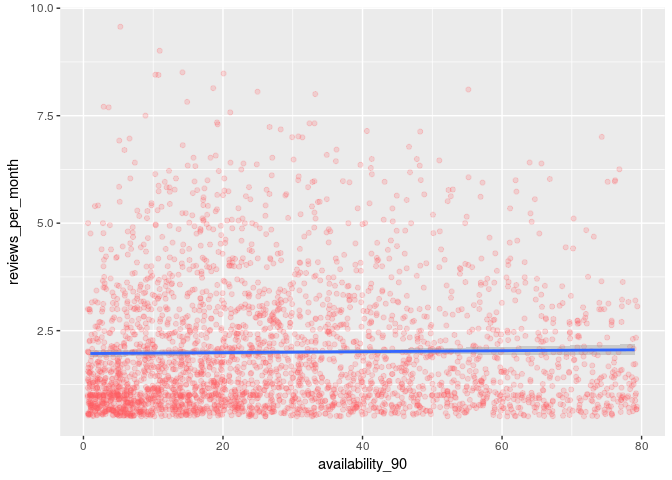
#> input picture capstone_project/AirBnB_EDA_files/figure-markdown_github/unnamed-chunk-10-1.png, 672 x 480 px, given as the content of the folder data/pictures, which was not available
$ jupyter execute --allow-errors pictures_scraper.ipynb   (shell and % lines are left out)   (Python 2 division)   (older library calls are emulated)   (text cells are left out)
#> lines starting #> are read from the running program, lines starting #| are printed output that depends on the picture; pictures that were not available may be replaced by others from this repository, and a replacement may not be noted
[cell 1]

from os import listdir
from os.path import isfile, join

import matplotlib.pyplot as plt
from mpl_toolkits.mplot3d import Axes3D
from pylab import rcParams
import numpy as np
import pandas as pd
from ggplot import *

import scipy
import scipy.misc
import scipy.cluster

from sklearn.decomposition import PCA
from sklearn.preprocessing import scale
from sklearn.cluster import KMeans

from PIL import Image, ImageFilter
import urllib

#> (a cell that did not finish here is left out)

#> (a cell that did not finish here is left out)

#> (a cell that did not finish here is left out)

#> (a cell that did not finish here is left out)

#> (a cell that did not finish here is left out)

#> (a cell that did not finish here is left out)

#> (a cell that did not finish here is left out)

[cell 9]
def scrap_pictures(id,url):

    try:
        urllib.urlretrieve(url, "data/pictures/"+  str(id )+".jpg")
    except Exception as e:
        print e
        print "cannot scrap {}".format(url)

[cell 10]
def check_pictures_files_is_local(list_url):
    local_files =  [f for f in listdir('data/pictures') if isfile(join('data/pictures', f))]
    local_files =[int(f.split(".")[0]) for f in local_files]

    server_files = [f for f in list_url if f[0] not in local_files]


    return server_files

#> (a cell that did not finish here is left out)

[cell 12]
#for url in list_url:
 #   scrap_pictures(url[0],url[1])

[cell 13]
#Pictures paramters
SIZE = (64, 64)
FORMAT = 'L'

[cell 14]
def compute_contrast_and_brightness(pic_file) :
#> called with pic_file = 'unnamed-chunk-10-1.png'
    pic_id = pic_file.split('.')[0]
    img = Image.open('data/pictures/'+pic_file).convert('RGB')
#> img is the input picture: PIL image 672x480 RGB; mean R, G, B 238.7, 230, 231
    img = img.resize(SIZE, Image.ANTIALIAS)
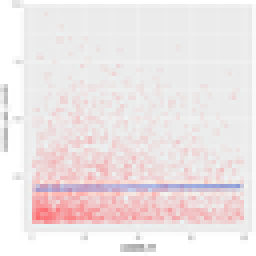
#> img: PIL image 64x64 RGB (shown 4 times larger); mean R, G, B 238.6, 229.9, 230.9
    img.load()
    data = np.asarray(img, dtype="int32" )
    R = data[:,:,0]
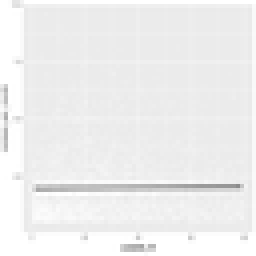
#> R: shape (64, 64) int32 (shown 4 times larger); min 140, max 255, mean 238.6
    G = data[:,:,1]
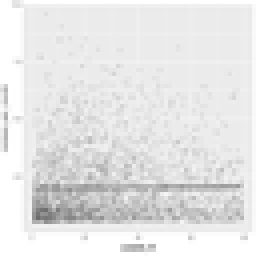
#> G: shape (64, 64) int32 (shown 4 times larger); min 108, max 255, mean 229.9
    B = data[:,:,2]
    LuminanceA = (0.2126*R) + (0.7152*G) + (0.0722*B)

    return np.asarray((pic_id,R.std(),G.std(),B.std(),LuminanceA.mean(),LuminanceA.std()),dtype="int32")

$ run again, on capstone_project/report/img/PCA_colors_pictures_appartments.png
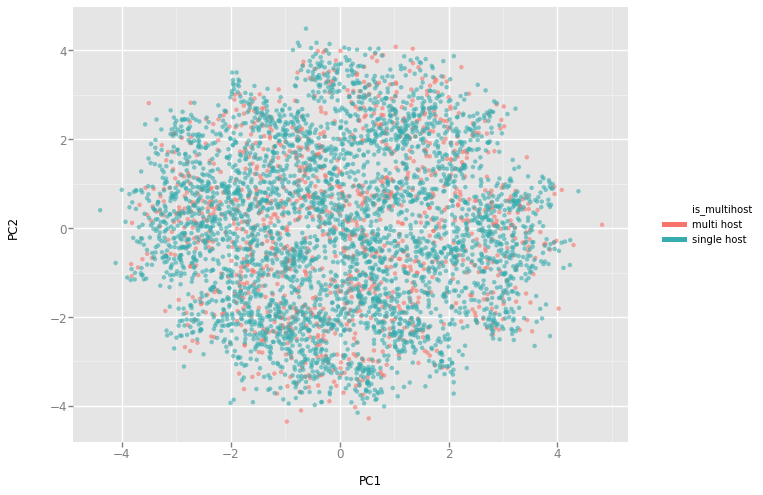
#> input picture capstone_project/report/img/PCA_colors_pictures_appartments.png, 763 x 495 px, given as the content of the folder data/pictures, which was not available
#> in compute_contrast_and_brightness, `R = data[:,:,0]`:
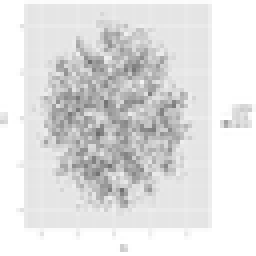
#> R: shape (64, 64) int32 (shown 4 times larger); min 109, max 255, mean 224.8
#> in compute_contrast_and_brightness, `G = data[:,:,1]`:
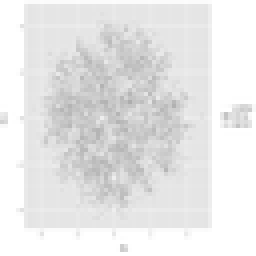
#> G: shape (64, 64) int32 (shown 4 times larger); min 173, max 255, mean 231.5

$ run again, on capstone_project/report/img/PCA_reviews.png
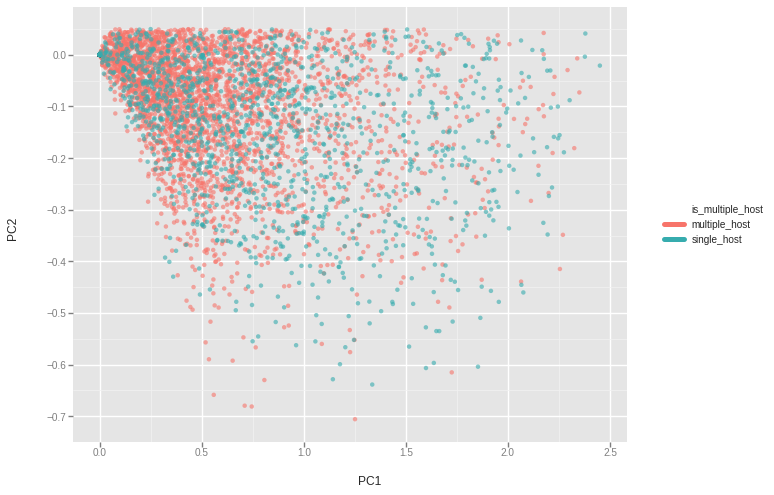
#> input picture capstone_project/report/img/PCA_reviews.png, 774 x 495 px, given as the content of the folder data/pictures, which was not available
#> in compute_contrast_and_brightness, `R = data[:,:,0]`:
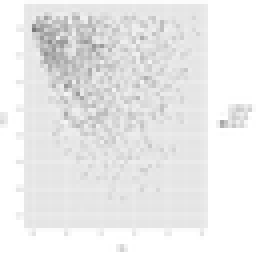
#> R: shape (64, 64) int32 (shown 4 times larger); min 120, max 255, mean 234.3
#> in compute_contrast_and_brightness, `G = data[:,:,1]`:
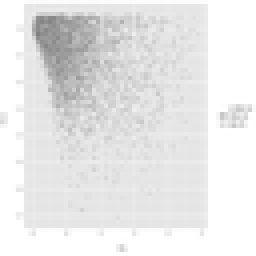
#> G: shape (64, 64) int32 (shown 4 times larger); min 128, max 255, mean 232
